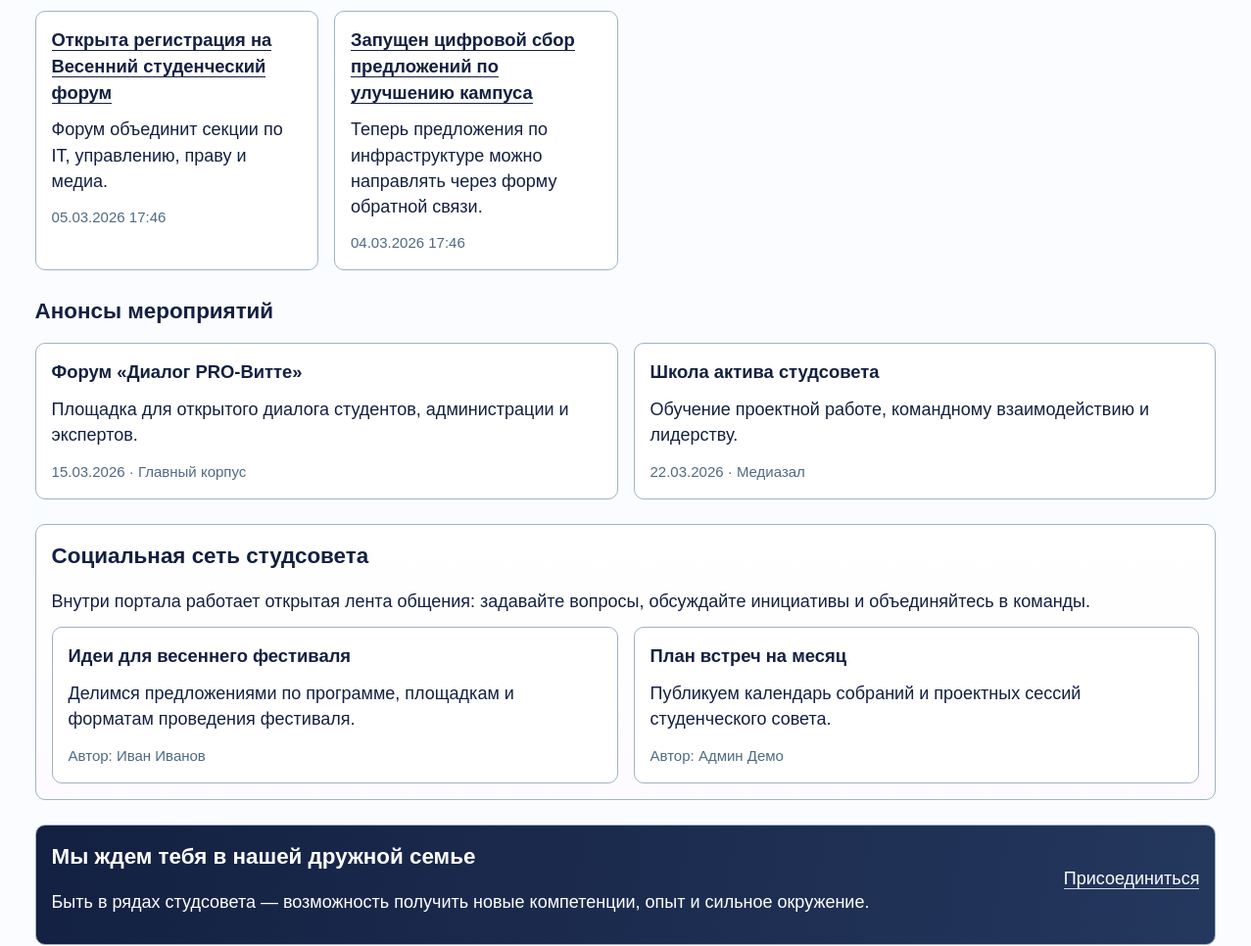
/ (middle part), run on an earlier commit of the app's database.
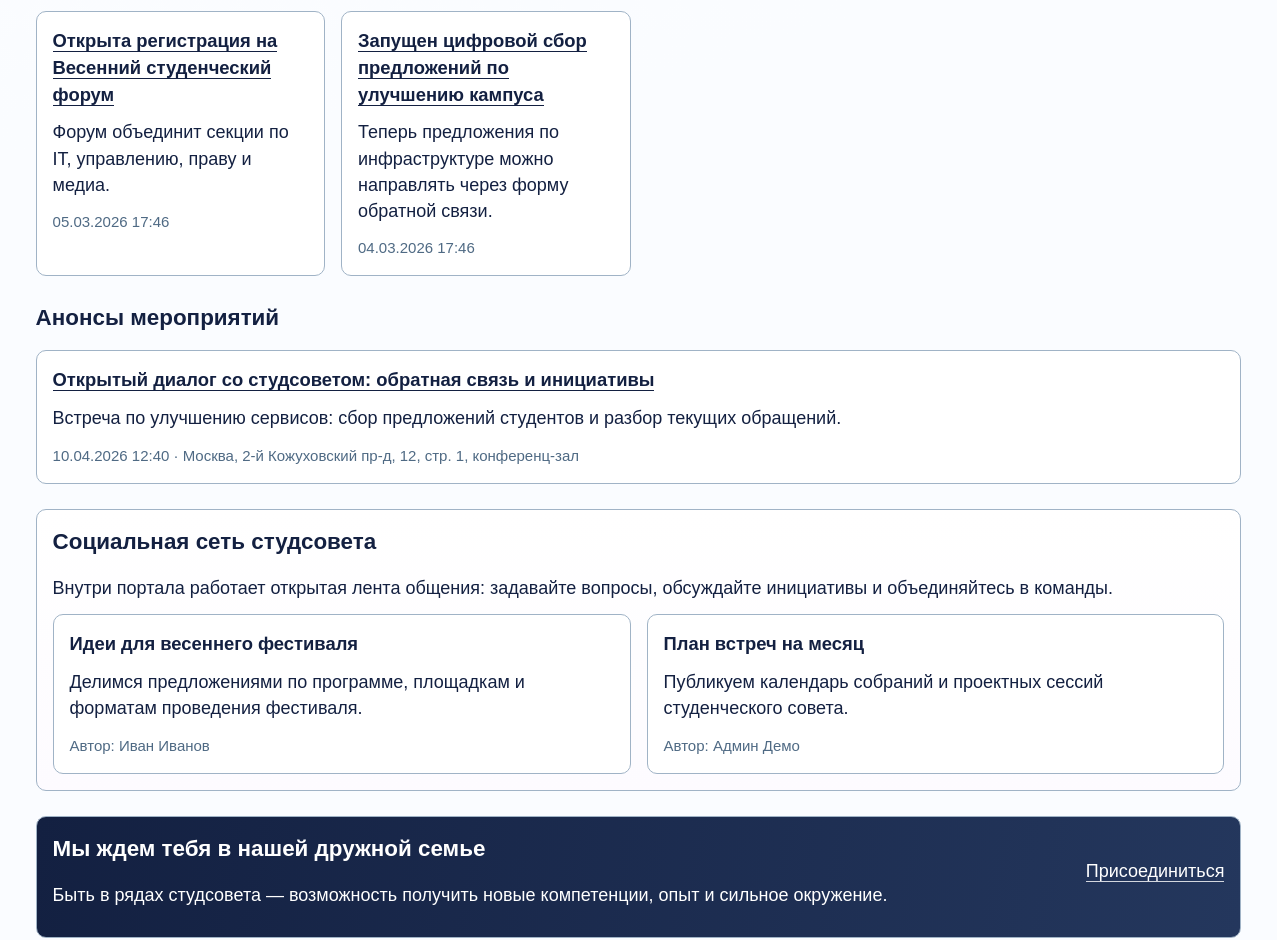
And on a later commit of the database.
### core/models.py (models this page shows, shortened)
class TimestampedModel(models.Model):
    created_at = models.DateTimeField(auto_now_add=True)
    updated_at = models.DateTimeField(auto_now=True)
    class Meta:
        abstract = True

class News(TimestampedModel):
    title = models.CharField(max_length=200)
    summary = models.TextField()
    content = models.TextField()
    image_url = models.URLField(blank=True)
    is_published = models.BooleanField(default=True)
    published_at = models.DateTimeField(default=timezone.now)
    views_count = models.PositiveIntegerField(default=0, db_index=True)
    class Meta:
        ordering = ["-published_at"]
        verbose_name_plural = "News"
    def get_absolute_url(self):
        return reverse("core:news_detail", kwargs={"pk": self.pk})

class CommunityPost(TimestampedModel):
    author = models.ForeignKey(
        settings.AUTH_USER_MODEL,
        on_delete=models.CASCADE,
        related_name="community_posts",
    )
    title = models.CharField(max_length=180)
    body = models.TextField()
    is_pinned = models.BooleanField(default=False)
    is_published = models.BooleanField(default=True)
    class Meta:
        ordering = ["-is_pinned", "-created_at"]
        verbose_name = "Пост сообщества"
        verbose_name_plural = "Посты сообщества"

class Event(TimestampedModel):
    title = models.CharField(max_length=200)
    description = models.TextField()
    short_description = models.CharField(max_length=280)
    image = models.ImageField(upload_to="events/", blank=True, null=True)
    location = models.CharField(max_length=200)
    start_at = models.DateTimeField()
    end_at = models.DateTimeField(blank=True, null=True)
    registration_deadline = models.DateTimeField(blank=True, null=True)
    max_participants = models.PositiveIntegerField(blank=True, null=True)
    is_published = models.BooleanField(default=True)
    class Meta:
        ordering = ["start_at"]
    def get_absolute_url(self):
        return reverse("core:event_detail", kwargs={"pk": self.pk})

### core/views/public_views.py (the view)
# urls.py: path("", views.home, name="home"),
def home(request):
    latest_news = News.objects.filter(is_published=True)[:6]
    upcoming_events = Event.objects.filter(is_published=True, start_at__gte=timezone.now())[:6]
    active_projects = Project.objects.filter(is_published=True)[:6]
    community_posts = CommunityPost.objects.filter(is_published=True).select_related("author")[:3]
    return render(
        request,
        "core/home.html",
        {
            "latest_news": latest_news,
            "upcoming_events": upcoming_events,
            "active_projects": active_projects,
            "community_posts": community_posts,
        },
    )

### core/context_processors.py (called while the page is built)
def _resolve_menu(items):
    resolved = []
    for view_name, label in items:
        try:
            url = reverse(view_name)
        except NoReverseMatch:
            continue
        resolved.append({"view_name": view_name, "label": label, "url": url})
    return resolved

### core/permissions.py (called while the page is built)
def get_user_role(user):
    if not user.is_authenticated:
        return None
    profile = getattr(user, "profile", None)
    if profile:
        return profile.role
    return UserProfile.ROLE_STUDENT

def has_any_role(user, *allowed_roles):
    if not user.is_authenticated:
        return False
    if user.is_superuser:
        return True
    return get_user_role(user) in allowed_roles

### templates/core/home.html (shortened to what this page needs)
﻿{% extends "base.html" %}
{% block content %}
<section>
    <div class="card-grid">
        {% for item in latest_news %}
            <article class="card">
                <h3><a href="{{ item.get_absolute_url }}">{{ item.title }}</a></h3>
                <p>{{ item.summary|truncatewords:26 }}</p>
                <small>{{ item.published_at|date:"d.m.Y H:i" }}</small>
            </article>
        {% endfor %}
    </div>
</section>
<section>
    <h2>Анонсы мероприятий</h2>
    <div class="card-grid">
        {% for event in upcoming_events %}
            <article class="card">
                <h3><a href="{{ event.get_absolute_url }}">{{ event.title }}</a></h3>
                <p>{{ event.short_description }}</p>
                <small>{{ event.start_at|date:"d.m.Y H:i" }} · {{ event.location }}</small>
            </article>
        {% empty %}
            <article class="card">
                <h3>Форум «Диалог PRO-Витте»</h3>
                <p>Площадка для открытого диалога студентов, администрации и экспертов.</p>
                <small>15.03.2026 · Главный корпус</small>
            </article>
            <article class="card">
                <h3>Школа актива студсовета</h3>
                <p>Обучение проектной работе, командному взаимодействию и лидерству.</p>
                <small>22.03.2026 · Медиазал</small>
            </article>
        {% endfor %}
    </div>
</section>
<section class="section-panel">
    <h2>Социальная сеть студсовета</h2>
    <p>Внутри портала работает открытая лента общения: задавайте вопросы, обсуждайте инициативы и объединяйтесь в команды.</p>
    <div class="card-grid">
        {% for post in community_posts %}
            <article class="card">
                <h3>{{ post.title }}</h3>
                <p>{{ post.body|truncatewords:30 }}</p>
                <small>Автор: {{ post.author.get_full_name|default:post.author.username }}</small>
            </article>
        {% empty %}
            <article class="card">
                <h3>Идеи для весеннего фестиваля</h3>
                <p>Открыт сбор предложений по программе, площадкам и форматам студенческого фестиваля.</p>
                <small>Опубликовано в сообществе</small>
            </article>
        {% endfor %}
    </div>
</section>
<section class="cta-band">
    <div>
        <h2>Мы ждем тебя в нашей дружной семье</h2>
        <p>Быть в рядах студсовета — возможность получить новые компетенции, опыт и сильное окружение.</p>
    </div>
    {% if show_join_cta %}
        <p><a href="{% url 'core:join' %}">Присоединиться</a></p>
    {% endif %}
</section>
{% endblock %}

What changed in the data, as far as the page shows it:
added Event: title "Открытый диалог со студсоветом: обратная связь и инициативы", short_description "Встреча по улучшению сервисов: сбор предложений студентов и разбор текущих обращений.", start_at "10.04.2026 12:40", location "Москва, 2-й Кожуховский пр-д, 12, стр. 1, конференц-зал"
Also different on the page:
text no longer shown: "Форум «Диалог PRO-Витте» Площадка для открытого диалога студентов, администрации и экспертов. 15.03.2026 · Главный корпус Школа актива студсовета Обучение проектной работе, командному взаимодействию и лидерству. 22.03.2026 · Медиазал"
